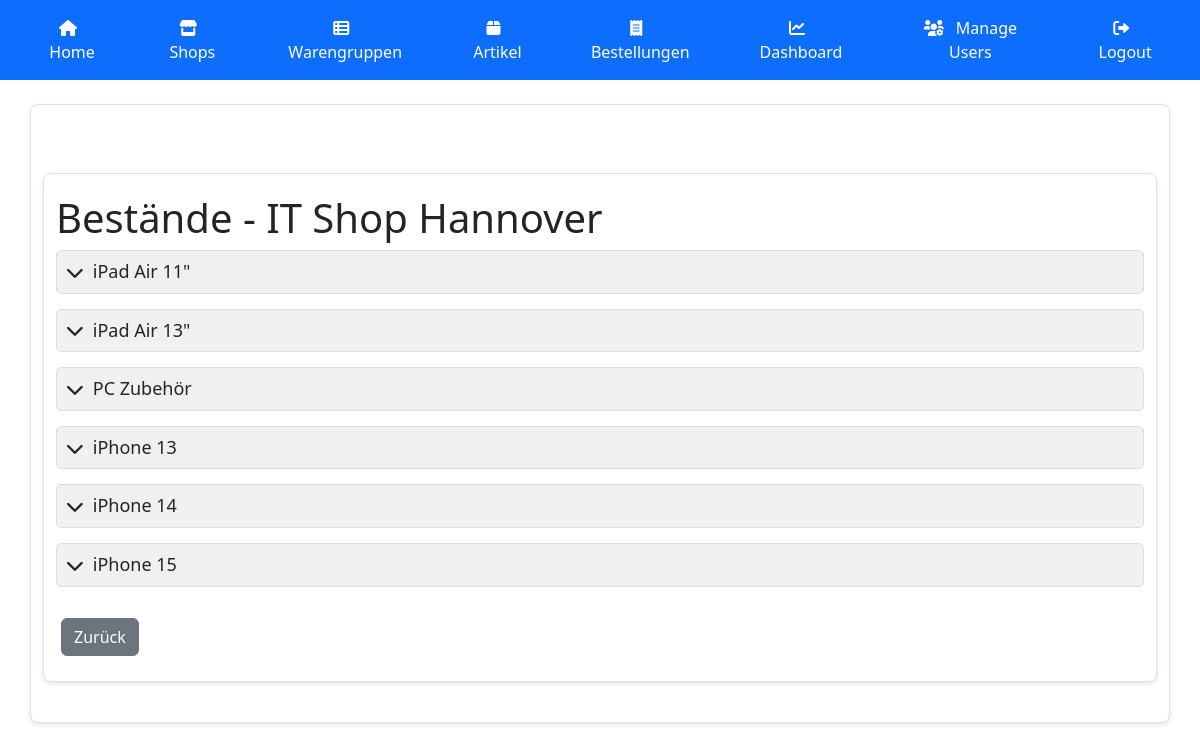
The page /shops/1 (signed in) on the database its author committed.
### app.py (models this page shows)
class Shop(db.Model):
    id = db.Column(db.Integer, primary_key=True)
    name = db.Column(db.String(100), unique=True, nullable=False)
    stocks = db.relationship('Stock', backref='shop', lazy=True)

class Category(db.Model):
    id = db.Column(db.Integer, primary_key=True)
    name = db.Column(db.String(100), unique=True, nullable=False)

### app.py (the view)
@app.route('/shops/<int:shop_id>', methods=['GET'])
@login_required
def shop_details(shop_id):
    shop = Shop.query.get_or_404(shop_id)
    categories = Category.query.all()
    items = Item.query.all()
    stocks = {item.id: 0 for item in items}
    for stock in Stock.query.filter_by(shop_id=shop_id).all():
        stocks[stock.item_id] = stock.quantity
    items_grouped = {}
    for category in categories:
        category_items = [
            {"item": item, "quantity": stocks[item.id]}
            for item in items if item.category_id == category.id
        ]
        items_grouped[category.name] = category_items
    return render_template('shop_details.html', shop=shop, items_grouped=items_grouped)

### app.py (called while the page is built)
@login_manager.user_loader
def load_user(user_id):
    return User.query.get(int(user_id))

### templates/shop_details.html (shortened to what this page needs)
{% extends "base.html" %}
{% block content %}
<div class="container mt-5">
    <h1>Bestände - {{ shop.name }}</h1>
    {% for category, items in items_grouped.items() %}
    <div class="category">
        <h3 class="category-title">
            <i class="fas fa-chevron-down"></i> {{ category }}
        </h3>
    </div>
    {% endfor %}
    <a href="/shops" class="btn btn-secondary mt-3">Zurück</a>
</div>
{% endblock %}

### static/styles.css (style rules this page uses)
body { background-color: #f9f9f9; font-family: Arial, sans-serif; color: #333; margin: 0; padding: 0; }
.container { margin: 20px auto; padding: 20px; max-width: 1200px; background-color: #ffffff; border: 1px solid #e0e0e0; border-radius: 8px; box-shadow: 0 2px 5px rgba(0, 0, 0, 0.1); }
h1, h2, h3 { color: #007bff; margin-bottom: 20px; font-weight: bold; }
button, .btn { border: none; padding: 8px 15px; margin: 5px; border-radius: 4px; font-size: 14px; cursor: pointer; }
a { color: #007bff; text-decoration: none; }
.category { margin-bottom: 15px; }
.category-title { cursor: pointer; background-color: #f0f0f0; padding: 10px; font-size: 18px; border: 1px solid #ddd; border-radius: 5px; display: flex; align-items: center; }
.category-title i { margin-right: 10px; transition: transform 0.3s ease; }

### rows shown on the page
Shop: name "IT Shop Hannover"
Category: name "iPad Air 11\""
Category: name "iPad Air 13\""
Category: name "PC Zubehör"
Category: name "iPhone 13"
Category: name "iPhone 14"
Category: name "iPhone 15"
